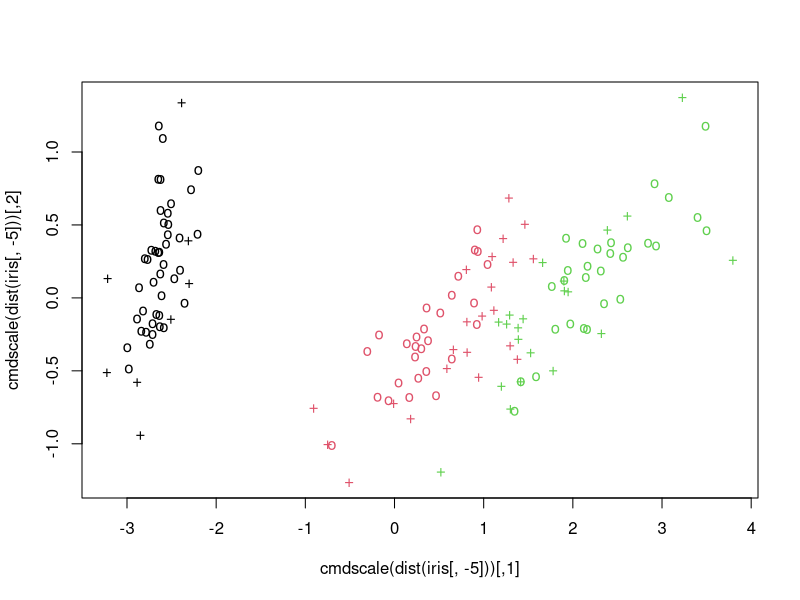
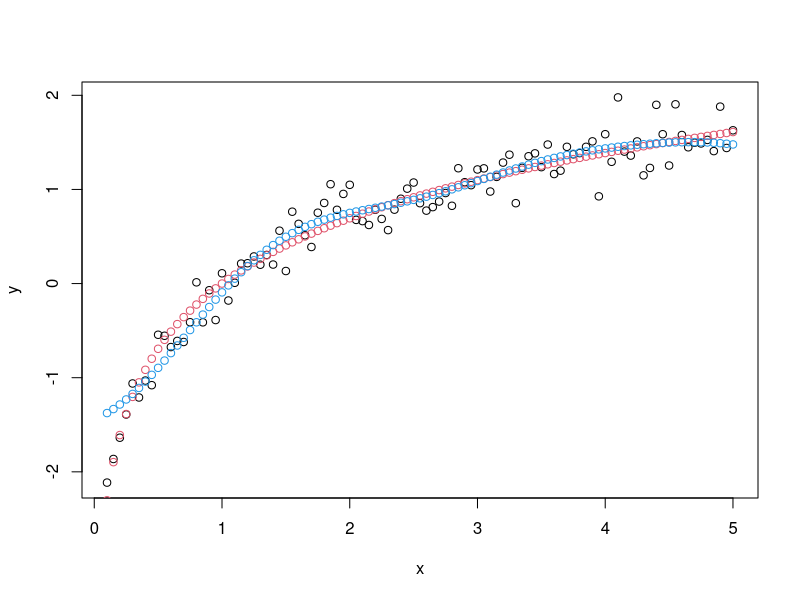
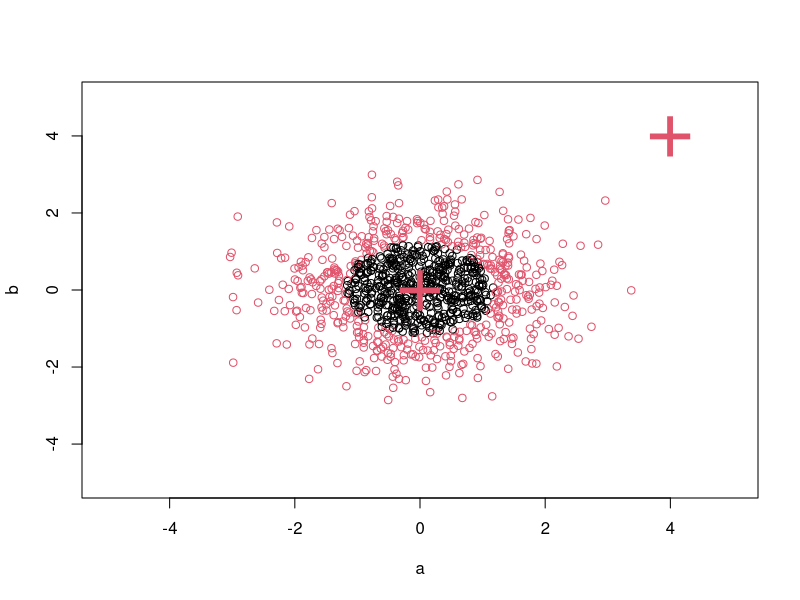

The R source for these figures, in order:
## ---- chunk 1
knitr::opts_chunk$set(echo = TRUE)
## ---- chunk 2
library("e1071")
data(iris)
attach(iris)
## classification mode
# default with factor response:
model <- svm(Species ~ ., data = iris)
# alternatively the traditional interface:
x <- subset(iris, select = -Species)
y <- Species
model <- svm(x, y) 
print(model)
summary(model)
# test with train data
pred <- predict(model, x)
# (same as:)
pred <- fitted(model)
# Check accuracy:
table(pred, y)
# compute decision values and probabilities:
pred <- predict(model, x, decision.values = TRUE)
attr(pred, "decision.values")[1:4,]
# visualize (classes by color, SV by crosses):
plot(cmdscale(dist(iris[,-5])),col = as.integer(iris[,5]),pch = c("o","+")[1:150 %in% model$index + 1])

## try regression mode on two dimensions
# create data
x <- seq(0.1, 5, by = 0.05)
y <- log(x) + rnorm(x, sd = 0.2)
# estimate model and predict input values
m   <- svm(x, y)
new <- predict(m, x)
# visualize
plot(x, y)
points(x, log(x), col = 2)
points(x, new, col = 4)

## density-estimation
# create 2-dim. normal with rho=0:
X <- data.frame(a = rnorm(1000), b = rnorm(1000))
attach(X)
# traditional way:
m <- svm(X, gamma = 0.1)
# formula interface:
m <- svm(~., data = X, gamma = 0.1)
# or:
m <- svm(~ a + b, gamma = 0.1)
# test:
newdata <- data.frame(a = c(0, 4), b = c(0, 4))
predict (m, newdata)
# visualize:
plot(X, col = 1:1000 %in% m$index + 1, xlim = c(-5,5), ylim=c(-5,5))
points(newdata, pch = "+", col = 2, cex = 5)
# weights: (example not particularly sensible)
i2 <- iris
levels(i2$Species)[3] <- "versicolor"
summary(i2$Species)
wts <- 100 / table(i2$Species)
wts
m <- svm(Species ~ ., data = i2, class.weights = wts)

